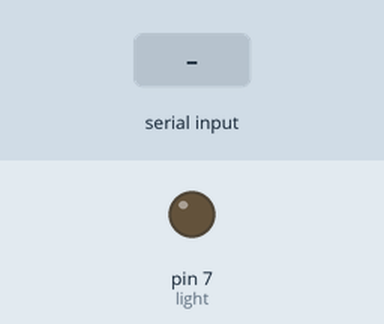
Recording of a sketch running on a simulated Arduino Uno, built with avr-gcc and run on an emulated ATmega328P. Shown: output pins drawn as LEDs (lit = HIGH). The inputs (shaded band) are chosen by the test bench.

Above: at 1.2 s.
1.3 s: "A" received over the second serial link
At 2.0 s:
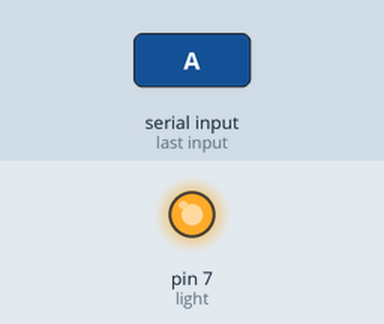
2.8 s: "B" received over the second serial link
At 3.2 s:
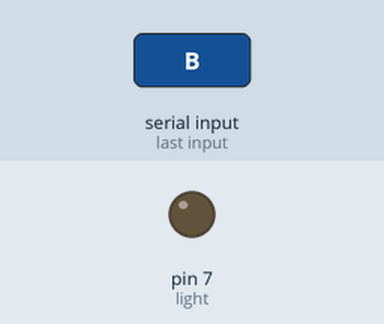
Timing chart, 0 to 5.8 s (numbered marks = the images above; inputs shaded):
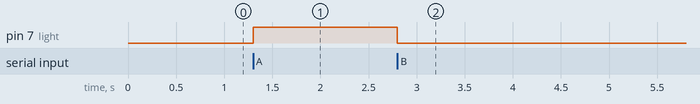

The sketch:

relay_module_with_bluetooth.ino
```cpp
/* This script controls the relay module with the bluetooth.
We can open a light bulb connected to the relay with this script. */


#include <SoftwareSerial.h>

SoftwareSerial my_bluetooth(5, 6); // pass the bluetooth pins

int light = 7;  // relay that connects to a light bulb (can be anything)


void setup() {
  my_bluetooth.begin(9600);
  pinMode(light, OUTPUT);
}


void loop() {
  if (my_bluetooth.available()) {  // Check if data is available
    char a = my_bluetooth.read();
    if (a == 'A') {
      digitalWrite(light, HIGH);
    } else if (a == 'B') {
      digitalWrite(light, LOW);
    }
  }
}
```

Measured:
- after the input at 1.3 s, pin 7 (light): LOW → HIGH at once
- after the input at 2.8 s, pin 7 (light): HIGH → LOW at once
